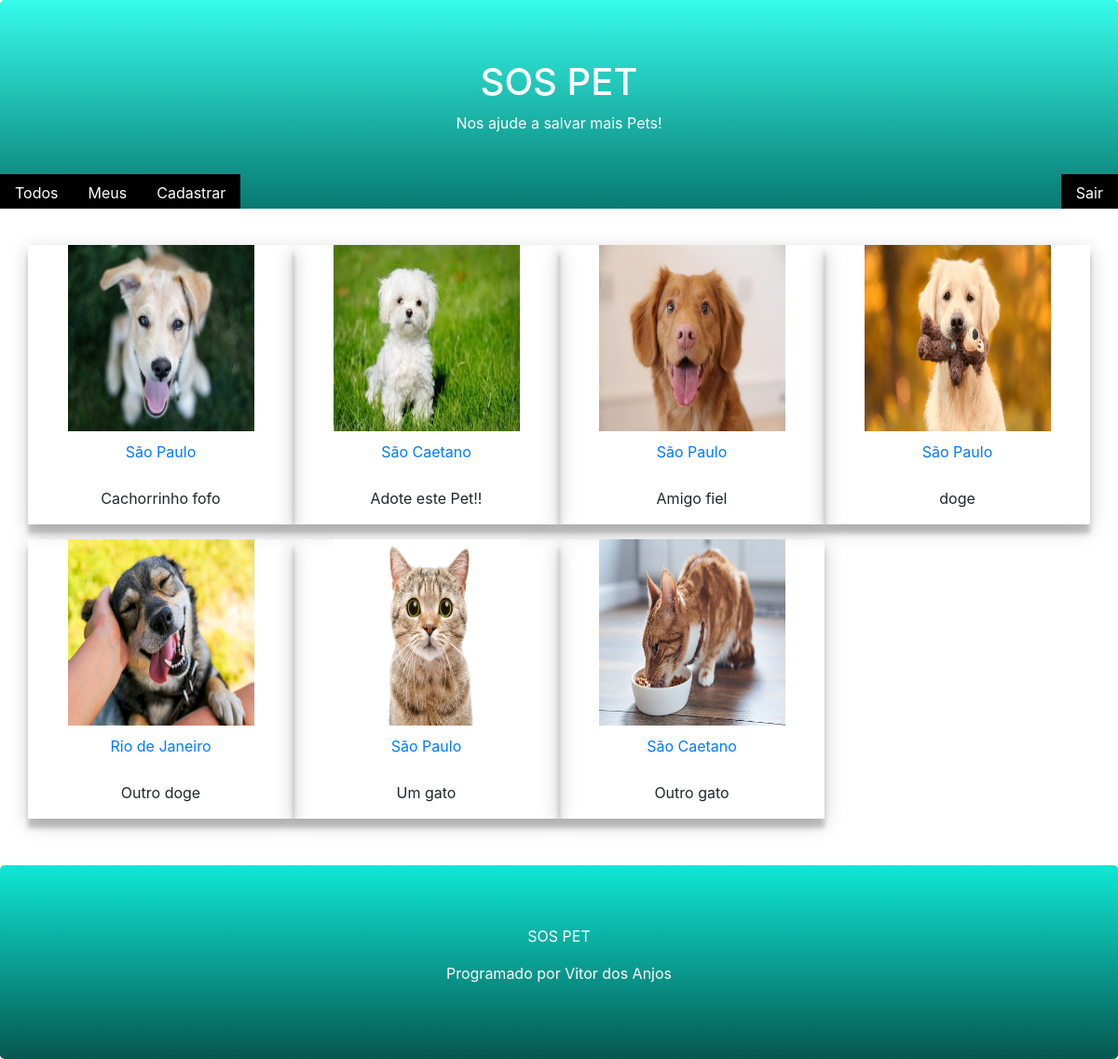
Page /pet/all/ (signed in) on the committed database.
### core/models.py (models this page shows, shortened)
class Pet(models.Model):
    city= models.CharField(max_length=100)
    description= models.TextField()
    phone= models.CharField(max_length=11)
    email= models.EmailField()
    begin_date= models.DateTimeField(auto_now_add= True)
    photo= models.ImageField(upload_to='pet')
    active= models.BooleanField(default= True)
    user= models.ForeignKey(User, on_delete= models.CASCADE)
    class Meta:
        db_table = 'pet'

### core/views.py (the view)
# urls.py: path('pet/all/', views.list_all_pets),
@login_required(login_url='/login/')
def list_all_pets(request):
    pet= Pet.objects.filter(active=True)
    return render(request, "list.html", {'pet':pet})

### templates/list.html (shortened to what this page needs)
{% extends "model-page.html" %}
{% block content %}
    <div class="container mb-4 mt-4">
        <div class="row">
            {% for p in pet %}
            <div class="polaroid col-sm-3 mb-3">
                 <a href="../detall/{{p.id}}">
                    <div class="">
                        <img src="{{ p.photo.url }}" style="width: 200px; height: 200px; ">
                        <div class="container">
                            <p>{{p.city}}</p>
                        </div>
                    </div>
                </a>
                <p>{{p.description}}</p>
            </div>
            {% endfor %}
        </div>
    </div>
{% endblock %}

### templates/list.html (style rules this page uses)
.polaroid { width: 200px; box-shadow: 0 10px 5px 0 rgba(0, 0, 0, 0.2), 0 6px 20px 0 rgba(0, 0, 0, 0.2); text-align: center; }
.container { padding: 10px; }

### rows in the picture
Pet: photo (picture), city "São Paulo", description "Cachorrinho fofo"
Pet: photo (picture), city "São Caetano", description "Adote este Pet!!"
Pet: photo (picture), city "São Paulo", description "Amigo fiel"
Pet: photo (picture), city "São Paulo", description "doge"
Pet: photo (picture), city "Rio de Janeiro", description "Outro doge"
Pet: photo (picture), city "São Paulo", description "Um gato"
Pet: photo (picture), city "São Caetano", description "Outro gato"
